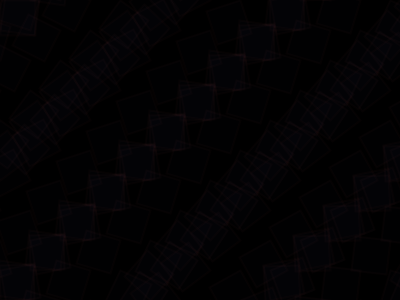
Frame 1 (no input)
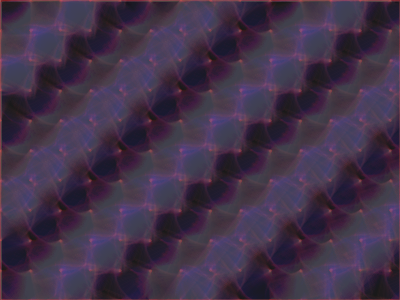
Frame 60 (the mouse pressed at the canvas centre just before this capture)
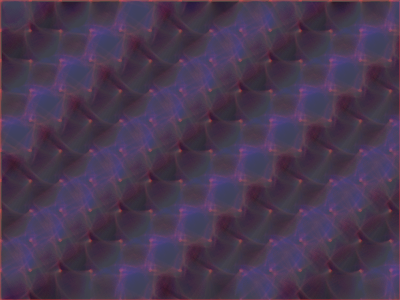
Frame 120 (the mouse held since frame 60 and released just before this capture)

The Processing sketch that drew these frames (run headless with seeded random() and noise(); from frame 60 on, the mouse is pressed at the canvas centre):

// Processing sketch: sketch_1_10
// ── sketch_1_10.pde
float angle = 0; // un variable pour stocker un angle

void setup() {
  size(400, 300);
  background(0);
}

void draw() {
  fill(0, 5);
  rect(0, 0, width, height); // encore un blur

  // une double boucle pour parcourir une grille 
  // on crée des case de 30px X 30 px
  for (int i= 0 ; i <= width+30 ; i+=30) {
    for (int j=0; j <= height; j+=30) {
      // on dessine un rectangle aux coordonnées (i,j)
      draw_rect(i, j, angle + i + j);
    }
  }
  // on incrémente notre angle
  angle += 0.05;
}

void draw_rect(float xpos, float ypos, float rotation) {
  pushMatrix();
  fill(100, 100, 255, 2);
  stroke(255, 100, 100, 5);
  strokeWeight(2);
  translate(xpos, ypos);
  rotate(rotation);
  rect(0, 0, 35, 35);  
  popMatrix();
}
